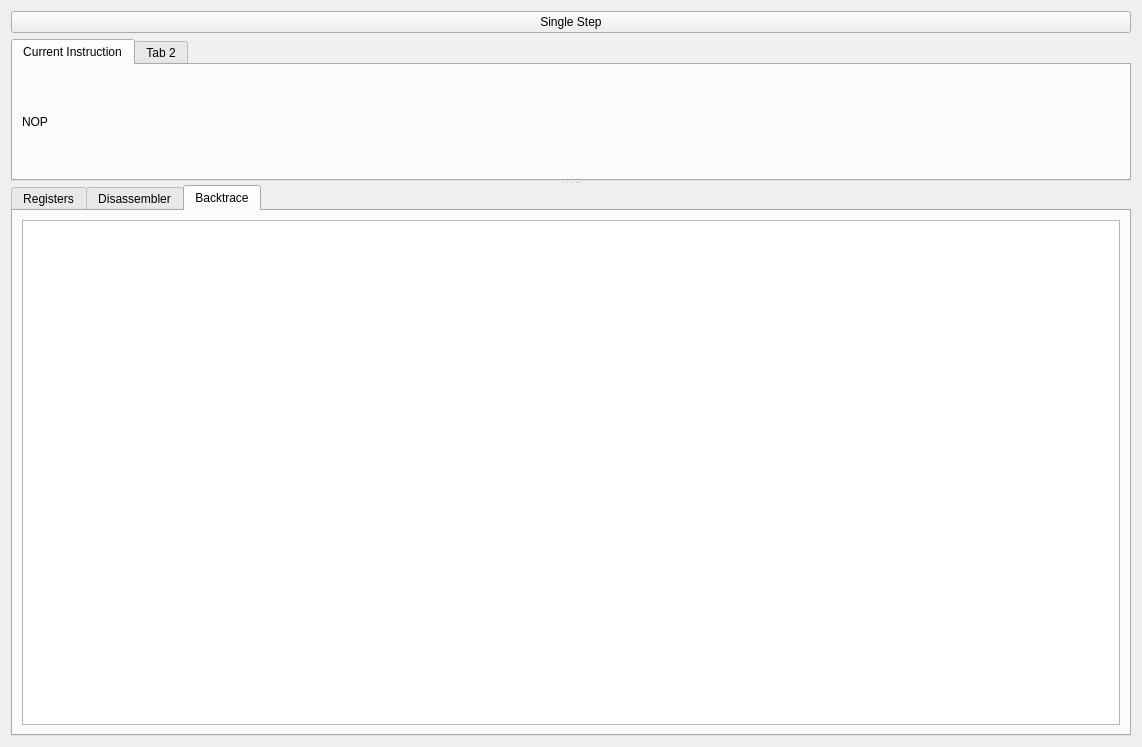
<?xml version="1.0" encoding="UTF-8"?>
<ui version="4.0">
 <class>DebuggerForm</class>
 <widget class="QWidget" name="DebuggerForm">
  <property name="geometry">
   <rect>
    <x>0</x>
    <y>0</y>
    <width>1142</width>
    <height>747</height>
   </rect>
  </property>
  <property name="windowTitle">
   <string>Form</string>
  </property>
  <layout class="QGridLayout" name="gridLayout">
   <item row="1" column="1">
    <widget class="QSplitter" name="splitter_2">
     <property name="orientation">
      <enum>Qt::Horizontal</enum>
     </property>
     <widget class="QSplitter" name="splitter">
      <property name="orientation">
       <enum>Qt::Vertical</enum>
      </property>
      <widget class="QTabWidget" name="tabWidget">
       <property name="currentIndex">
        <number>0</number>
       </property>
       <widget class="QWidget" name="currentInstructionTab">
        <attribute name="title">
         <string>Current Instruction</string>
        </attribute>
        <layout class="QGridLayout" name="gridLayout_2">
         <item row="0" column="0">
          <widget class="QLabel" name="currentInstruction">
           <property name="text">
            <string>NOP</string>
           </property>
          </widget>
         </item>
        </layout>
       </widget>
       <widget class="QWidget" name="tab_2">
        <attribute name="title">
         <string>Tab 2</string>
        </attribute>
       </widget>
      </widget>
      <widget class="QTabWidget" name="tabWidget_3">
       <property name="currentIndex">
        <number>2</number>
       </property>
       <widget class="QWidget" name="registersTab">
        <attribute name="title">
         <string>Registers</string>
        </attribute>
        <layout class="QGridLayout" name="gridLayout_3">
         <item row="0" column="0">
          <widget class="QTableView" name="registersTable">
           <property name="alternatingRowColors">
            <bool>true</bool>
           </property>
           <property name="showGrid">
            <bool>true</bool>
           </property>
           <property name="wordWrap">
            <bool>false</bool>
           </property>
           <property name="cornerButtonEnabled">
            <bool>false</bool>
           </property>
           <attribute name="horizontalHeaderVisible">
            <bool>false</bool>
           </attribute>
           <attribute name="verticalHeaderVisible">
            <bool>false</bool>
           </attribute>
          </widget>
         </item>
        </layout>
       </widget>
       <widget class="QWidget" name="tab_7">
        <attribute name="title">
         <string>Disassembler</string>
        </attribute>
        <layout class="QGridLayout" name="gridLayout_4">
         <item row="0" column="0">
          <widget class="QPlainTextEdit" name="disasmView">
           <property name="font">
            <font>
             <family>Hack</family>
             <pointsize>10</pointsize>
            </font>
           </property>
          </widget>
         </item>
        </layout>
       </widget>
       <widget class="QWidget" name="backtraceTab">
        <attribute name="title">
         <string>Backtrace</string>
        </attribute>
        <layout class="QGridLayout" name="gridLayout_5">
         <item row="0" column="0">
          <widget class="QTreeView" name="backtrace"/>
         </item>
        </layout>
       </widget>
      </widget>
     </widget>
    </widget>
   </item>
   <item row="0" column="1">
    <widget class="QPushButton" name="singleStepButton">
     <property name="text">
      <string>Single Step</string>
     </property>
     <property name="shortcut">
      <string>N</string>
     </property>
     <property name="flat">
      <bool>false</bool>
     </property>
    </widget>
   </item>
  </layout>
 </widget>
 <resources/>
 <connections/>
</ui>
